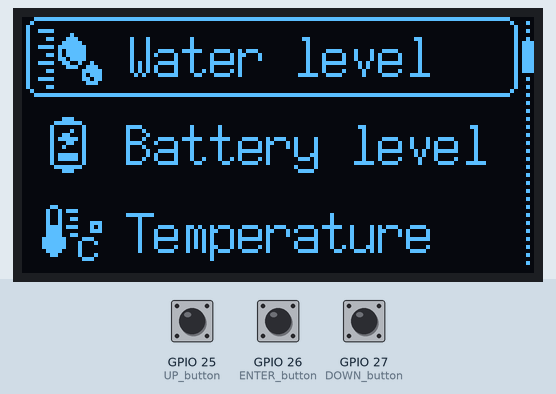
The program below on a simulated ESP32. Parts: 128×64 one-colour display. The test bench sets the inputs (shaded band); at power-on: GPIO 26 (ENTER_button) HIGH, GPIO 25 (UP_button) HIGH, GPIO 27 (DOWN_button) HIGH.

Above: at 1.2 s.
1.3 s: GPIO 26 (ENTER_button) pulled LOW for 0.15 s
At 1.69 s:
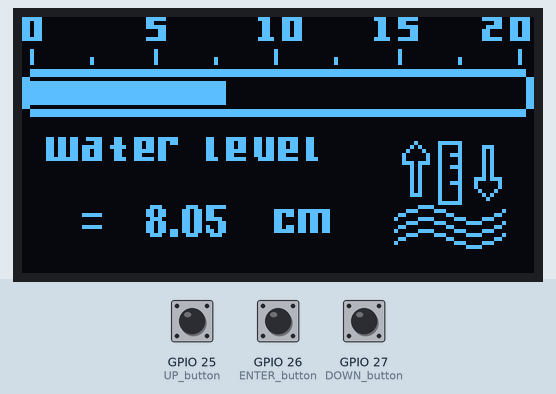
2.0 s: GPIO 26 (ENTER_button) pulled LOW for 1 s
At 2.13 s:
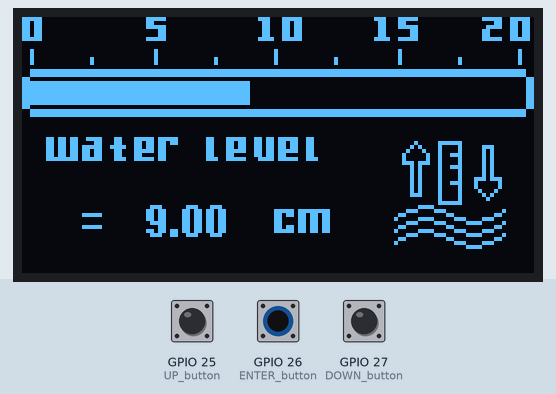
4.5 s: GPIO 25 (UP_button) pulled LOW for 3.2 s
At 4.84 s:
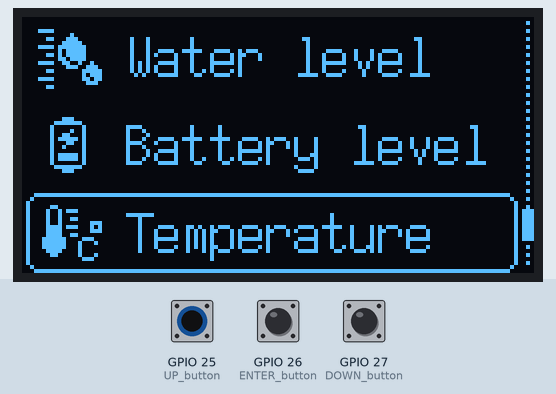
9.2 s: GPIO 25 (UP_button) driven LOW and GPIO 26 (ENTER_button) driven LOW
At 9.74 s:
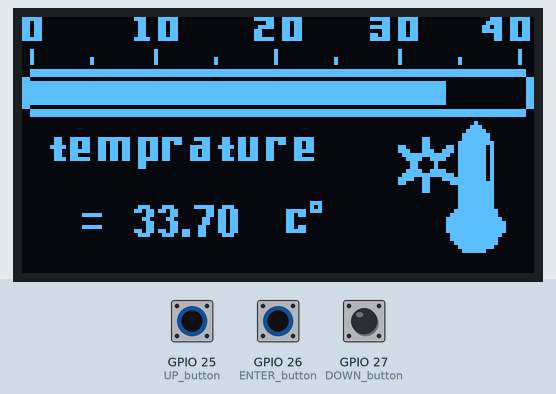
12.2 s: GPIO 27 (DOWN_button) pulled LOW for 1 s
13.8 s: GPIO 25 (UP_button) driven HIGH
At 14.3 s:
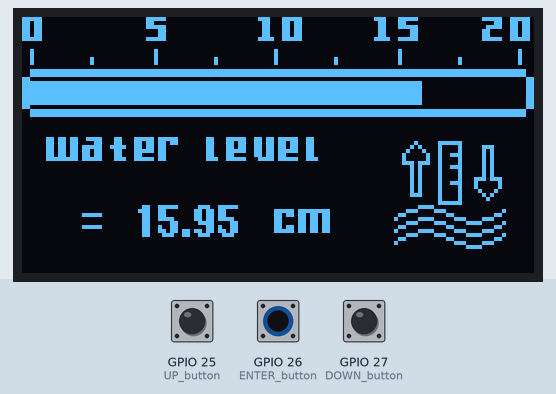
Timing chart, 0 to 16.6 s (numbered marks = the images above; inputs shaded):
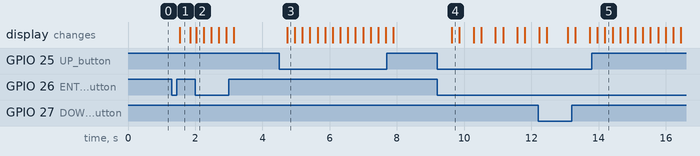

The program:

main.cpp
```cpp
#include <Arduino.h>
#include "U8g2lib.h"

U8G2_SSD1306_128X64_NONAME_F_HW_I2C u8g2(U8G2_R0,SCL,SDA,U8X8_PIN_NONE);// [page temp_buffer, size = 128 bytes

// 'icon_battery', 128x20px
const unsigned char menu_icon_battery [] PROGMEM = {
0x00,0x00,0xc0,0x01,0xf0,0x07,0x08,0x08,0x08,0x09,0xc8,0x08,0xe8,0x0b,0x88,
 0x09,0x48,0x08,0x08,0x08,0xe8,0x0b,0xe8,0x0b,0x08,0x08,0xf0,0x07,0xc0,0x01,
 0x00,0x00,
};
// 'icon_temp', 128x20px
const unsigned char menu_icon_temp [] PROGMEM = {
0x00,0x00,0x18,0x00,0xa4,0x03,0x24,0x00,0x24,0x03,0x24,0xe0,0xbc,0xa3,0x3c,
0xe0,0x3c,0x03,0x7e,0x38,0x7e,0x44,0x7e,0x04,0x3c,0x04,0x18,0x44,0x00,0x38,
0x00,0x00,
};
// 'icon_waterdrop', 128x20px
const unsigned char menu_icon_waterdrop [] PROGMEM = {
0x00,0x00,0x0f,0x00,0x00,0x01,0x8c,0x03,0xc0,0x07,0xef,0x0f,0xa0,0x0f,0xac,
0x0f,0x60,0x0f,0xcf,0x24,0x80,0x73,0x0c,0xf8,0x00,0xe8,0x0f,0xd8,0x00,0x70,
0x0c,0x00,
};
// 'scrollbar_bckg', 128x20px
const unsigned char menu_scrollbar_bckg [] PROGMEM = {
 0x00,0x40,0x00,0x40,0x00,0x40,0x00,0x40,0x00,0x40,0x00,0x40,0x00,0x40,0x00,
 0x40,0x00,0x40,0x00,0x40,0x00,0x40,0x00,0x40,0x00,0x40,0x00,0x40,0x00,0x40,
 0x00,0x40,0x00,0x40,0x00,0x40,0x00,0x40,0x00,0x40,0x00,0x40,0x00,0x40,0x00,
 0x40,0x00,0x40,0x00,0x40,0x00,0x40,0x00,0x40,0x00,0x40,0x00,0x40,0x00,0x40,
 0x00,0x40,0x00,0x00,
};
// 'sel_outline', 128x20px
const unsigned char menu_sel_outline [] PROGMEM = {
 0xf8,0xff,0xff,0xff,0xff,0xff,0xff,0xff,0xff,0xff,0xff,0xff,0xff,0xff,0xff,
 0x03,0x04,0x00,0x00,0x00,0x00,0x00,0x00,0x00,0x00,0x00,0x00,0x00,0x00,0x00,
 0x00,0x04,0x02,0x00,0x00,0x00,0x00,0x00,0x00,0x00,0x00,0x00,0x00,0x00,0x00,
 0x00,0x00,0x08,0x02,0x00,0x00,0x00,0x00,0x00,0x00,0x00,0x00,0x00,0x00,0x00,
 0x00,0x00,0x00,0x08,0x02,0x00,0x00,0x00,0x00,0x00,0x00,0x00,0x00,0x00,0x00,
 0x00,0x00,0x00,0x00,0x08,0x02,0x00,0x00,0x00,0x00,0x00,0x00,0x00,0x00,0x00,
 0x00,0x00,0x00,0x00,0x00,0x08,0x02,0x00,0x00,0x00,0x00,0x00,0x00,0x00,0x00,
 0x00,0x00,0x00,0x00,0x00,0x00,0x08,0x02,0x00,0x00,0x00,0x00,0x00,0x00,0x00,
 0x00,0x00,0x00,0x00,0x00,0x00,0x00,0x08,0x02,0x00,0x00,0x00,0x00,0x00,0x00,
 0x00,0x00,0x00,0x00,0x00,0x00,0x00,0x00,0x08,0x02,0x00,0x00,0x00,0x00,0x00,
 0x00,0x00,0x00,0x00,0x00,0x00,0x00,0x00,0x00,0x08,0x02,0x00,0x00,0x00,0x00,
 0x00,0x00,0x00,0x00,0x00,0x00,0x00,0x00,0x00,0x00,0x08,0x02,0x00,0x00,0x00,
 0x00,0x00,0x00,0x00,0x00,0x00,0x00,0x00,0x00,0x00,0x00,0x08,0x02,0x00,0x00,
 0x00,0x00,0x00,0x00,0x00,0x00,0x00,0x00,0x00,0x00,0x00,0x00,0x08,0x02,0x00,
 0x00,0x00,0x00,0x00,0x00,0x00,0x00,0x00,0x00,0x00,0x00,0x00,0x00,0x08,0x02,
 0x00,0x00,0x00,0x00,0x00,0x00,0x00,0x00,0x00,0x00,0x00,0x00,0x00,0x00,0x08,
 0x02,0x00,0x00,0x00,0x00,0x00,0x00,0x00,0x00,0x00,0x00,0x00,0x00,0x00,0x00,
 0x08,0x02,0x00,0x00,0x00,0x00,0x00,0x00,0x00,0x00,0x00,0x00,0x00,0x00,0x00,
 0x00,0x08,0x02,0x00,0x00,0x00,0x00,0x00,0x00,0x00,0x00,0x00,0x00,0x00,0x00,
 0x00,0x00,0x08,0x04,0x00,0x00,0x00,0x00,0x00,0x00,0x00,0x00,0x00,0x00,0x00,
 0x00,0x00,0x00,0x04,0xf8,0xff,0xff,0xff,0xff,0xff,0xff,0xff,0xff,0xff,0xff,
 0xff,0xff,0xff,0xff,0x03,
};


// 'testoled', 128x64px (bitmap)
const unsigned char temp_measurement [] PROGMEM = {/*this image is xbm foramt image as the u8g2 accept this format only */
0x1F, 0x00, 0x00, 0x70, 0x7C, 0x00, 0x00, 0x7C, 0x3E, 0x00, 0x80, 0xCF,
  0x07, 0x00, 0xE0, 0x7C, 0x1B, 0x00, 0x00, 0x60, 0x6C, 0x00, 0x00, 0x60,
  0x36, 0x00, 0x00, 0xCC, 0x06, 0x00, 0xF0, 0x6C, 0x1B, 0x00, 0x00, 0x60,
  0x6C, 0x00, 0x00, 0x78, 0x36, 0x00, 0x80, 0xCF, 0x06, 0x00, 0xD8, 0x6C,
  0x1B, 0x00, 0x00, 0x60, 0x6C, 0x00, 0x00, 0x0C, 0x36, 0x00, 0x00, 0xCC,
  0x06, 0x00, 0xF8, 0x6C, 0x1B, 0x00, 0x00, 0x60, 0x6C, 0x00, 0x00, 0x0C,
  0x36, 0x00, 0x80, 0xCD, 0x06, 0x00, 0xC0, 0x6C, 0x1F, 0x00, 0x00, 0xF0,
  0x7C, 0x00, 0x00, 0x7C, 0x3E, 0x00, 0x80, 0xCF, 0x07, 0x00, 0xC0, 0x7C,
  0x00, 0x00, 0x00, 0x00, 0x00, 0x00, 0x00, 0x00, 0x00, 0x00, 0x00, 0x00,
  0x00, 0x00, 0x00, 0x00, 0x00, 0x00, 0x00, 0x00, 0x00, 0x00, 0x00, 0x00,
  0x00, 0x00, 0x00, 0x00, 0x00, 0x00, 0x00, 0x00, 0x04, 0x00, 0x00, 0x00,
  0x02, 0x00, 0x00, 0x80, 0x00, 0x00, 0x00, 0x40, 0x00, 0x00, 0x00, 0x10,
  0x04, 0x00, 0x00, 0x00, 0x02, 0x00, 0x00, 0x80, 0x00, 0x00, 0x00, 0x40,
  0x00, 0x00, 0x00, 0x10, 0x04, 0x00, 0x02, 0x00, 0x02, 0x00, 0x01, 0x80,
  0x00, 0x40, 0x00, 0x40, 0x00, 0x20, 0x00, 0x10, 0x04, 0x00, 0x02, 0x00,
  0x02, 0x00, 0x01, 0x80, 0x00, 0x40, 0x00, 0x40, 0x00, 0x20, 0x00, 0x10,
  0x00, 0x00, 0x00, 0x00, 0x00, 0x00, 0x00, 0x00, 0x00, 0x00, 0x00, 0x00,
  0x00, 0x00, 0x00, 0x00, 0xFC, 0xFF, 0xFF, 0xFF, 0xFF, 0xFF, 0xFF, 0xFF,
  0xFF, 0xFF, 0xFF, 0xFF, 0xFF, 0xFF, 0xFF, 0x3F, 0xFC, 0xFF, 0xFF, 0xFF,
  0xFF, 0xFF, 0xFF, 0xFF, 0xFF, 0xFF, 0xFF, 0xFF, 0xFF, 0xFF, 0xFF, 0x3F,
  0x03, 0x00, 0x00, 0x00, 0x00, 0x00, 0x00, 0x00, 0x00, 0x00, 0x00, 0x00,
  0x00, 0x00, 0x00, 0xC0, 0x03, 0x00, 0x00, 0x00, 0x00, 0x00, 0x00, 0x00,
  0x00, 0x00, 0x00, 0x00, 0x00, 0x00, 0x00, 0xC0, 0x03, 0x00, 0x00, 0x00,
  0x00, 0x00, 0x00, 0x00, 0x00, 0x00, 0x00, 0x00, 0x00, 0x00, 0x00, 0xC0,
  0x03, 0x00, 0x00, 0x00, 0x00, 0x00, 0x00, 0x00, 0x00, 0x00, 0x00, 0x00,
  0x00, 0x00, 0x00, 0xC0, 0x03, 0x00, 0x00, 0x00, 0x00, 0x00, 0x00, 0x00,
  0x00, 0x00, 0x00, 0x00, 0x00, 0x00, 0x00, 0xC0, 0x03, 0x00, 0x00, 0x00,
  0x00, 0x00, 0x00, 0x00, 0x00, 0x00, 0x00, 0x00, 0x00, 0x00, 0x00, 0xC0,
  0x03, 0x00, 0x00, 0x00, 0x00, 0x00, 0x00, 0x00, 0x00, 0x00, 0x00, 0x00,
  0x00, 0x00, 0x00, 0xC0, 0x03, 0x00, 0x00, 0x00, 0x00, 0x00, 0x00, 0x00,
  0x00, 0x00, 0x00, 0x00, 0x00, 0x00, 0x00, 0xC0, 0xFC, 0xFF, 0xFF, 0xFF,
  0xFF, 0xFF, 0xFF, 0xFF, 0xFF, 0xFF, 0xFF, 0xFF, 0xFF, 0xFF, 0xFF, 0x3F,
  0xFC, 0xFF, 0xFF, 0xFF, 0xFF, 0xFF, 0xFF, 0xFF, 0xFF, 0xFF, 0xFF, 0xFF,
  0xFF, 0xFF, 0xFF, 0x3F, 0x00, 0x00, 0x00, 0x00, 0x00, 0x00, 0x00, 0x00,
  0x00, 0x00, 0x00, 0x00, 0x00, 0x00, 0x00, 0x00, 0x00, 0x00, 0x00, 0x00,
  0x00, 0x00, 0x00, 0x00, 0x00, 0x00, 0x00, 0x00, 0x00, 0x00, 0x02, 0x00,
  0x00, 0x00, 0x00, 0x00, 0x00, 0x00, 0x00, 0x00, 0x00, 0x00, 0x00, 0x00,
  0x00, 0x00, 0x07, 0x00, 0x00, 0x00, 0x00, 0x00, 0x00, 0x00, 0x00, 0x00,
  0x00, 0x00, 0x00, 0x00, 0x00, 0x80, 0x0F, 0x00, 0x00, 0x00, 0x00, 0x00,
  0x00, 0x00, 0x00, 0x00, 0x00, 0x00, 0x00, 0x00, 0x00, 0xC0, 0x1F, 0x00,
  0x00, 0xF3, 0xF9, 0xE7, 0xFB, 0x78, 0xCC, 0xE6, 0xF3, 0x01, 0x00, 0x00,
  0x30, 0xC0, 0x1F, 0x00, 0x00, 0xB3, 0xD9, 0x66, 0xDB, 0x60, 0xCC, 0x66,
  0xB3, 0x01, 0x00, 0x00, 0x30, 0xE0, 0x3F, 0x00, 0x80, 0xB7, 0xD9, 0x66,
  0x1B, 0x7C, 0xDE, 0x66, 0xB0, 0x01, 0x00, 0xC0, 0x30, 0xEC, 0x2F, 0x00,
  0x00, 0xF3, 0xD9, 0x66, 0x1B, 0x6C, 0xCC, 0x66, 0xF0, 0x01, 0x00, 0xC0,
  0x71, 0xEE, 0x2F, 0x00, 0x00, 0x33, 0xD8, 0x66, 0x1B, 0x6C, 0xCC, 0x66,
  0x30, 0x00, 0x00, 0x80, 0xFF, 0xE7, 0x2F, 0x00, 0x00, 0xF7, 0xD9, 0xE6,
  0x1B, 0x7C, 0xDC, 0x67, 0xF0, 0x01, 0x00, 0x00, 0xCF, 0xE3, 0x2F, 0x00,
  0x00, 0x00, 0x00, 0x60, 0x00, 0x00, 0x00, 0x00, 0x00, 0x00, 0x00, 0x00,
  0x86, 0xE0, 0x2F, 0x00, 0x00, 0x00, 0x00, 0x60, 0x00, 0x00, 0x00, 0x00,
  0x00, 0x00, 0x00, 0x00, 0x86, 0xE0, 0x2F, 0x00, 0x00, 0x00, 0x00, 0x00,
  0x00, 0x00, 0x00, 0x00, 0x00, 0x00, 0x00, 0x00, 0xCF, 0xE3, 0x2F, 0x00,
  0x00, 0x00, 0x00, 0x00, 0x00, 0x00, 0x00, 0x00, 0x00, 0x00, 0x00, 0x80,
  0xFF, 0xEF, 0x2F, 0x00, 0x00, 0x00, 0x00, 0x00, 0x00, 0x00, 0x00, 0x00,
  0x00, 0x00, 0x00, 0xC0, 0x33, 0xFE, 0x2F, 0x00, 0x00, 0x00, 0x00, 0x00,
  0x00, 0x00, 0x00, 0x00, 0x00, 0x00, 0x00, 0xC0, 0x30, 0xF8, 0x3F, 0x00,
  0x00, 0x00, 0x00, 0x00, 0x00, 0x00, 0x00, 0x00, 0x00, 0x00, 0x00, 0x00,
  0x30, 0xE0, 0x3F, 0x00, 0x00, 0x00, 0x00, 0x00, 0x00, 0x00, 0x00, 0x00,
  0x00, 0x00, 0x00, 0x00, 0x30, 0xE0, 0x3F, 0x00, 0x00, 0x00, 0x00, 0x00,
  0x00, 0x00, 0x00, 0x00, 0x00, 0x00, 0x00, 0x00, 0x00, 0xE0, 0x3F, 0x00,
  0x00, 0x00, 0x00, 0x00, 0x00, 0x00, 0x00, 0x00, 0x00, 0x00, 0x00, 0x00,
  0x00, 0xE0, 0x3F, 0x00, 0x00, 0x00, 0x00, 0x00, 0x00, 0x00, 0x00, 0x00,
  0x00, 0x07, 0x00, 0x00, 0x00, 0xE0, 0x3F, 0x00, 0x00, 0x00, 0x00, 0x00,
  0x00, 0x00, 0x00, 0x00, 0x00, 0x05, 0x00, 0x00, 0x00, 0xE0, 0x3F, 0x00,
  0x00, 0x00, 0x00, 0x00, 0x00, 0x00, 0x00, 0x00, 0x7C, 0x07, 0x00, 0x00,
  0x00, 0xF0, 0x7F, 0x00, 0x00, 0x80, 0x0F, 0x00, 0x00, 0x00, 0x00, 0x00,
  0x6C, 0x00, 0x00, 0x00, 0x00, 0xF8, 0x7F, 0x00, 0x00, 0x00, 0x00, 0x00,
  0x00, 0x00, 0x00, 0x00, 0x0C, 0x00, 0x00, 0x00, 0x00, 0xFC, 0xFF, 0x00,
  0x00, 0x00, 0x00, 0x00, 0x00, 0x00, 0x00, 0x00, 0x0C, 0x00, 0x00, 0x00,
  0x00, 0xFC, 0xFF, 0x01, 0x00, 0x80, 0x0F, 0x00, 0x00, 0x00, 0x00, 0x00,
  0x6C, 0x00, 0x00, 0x00, 0x00, 0xFC, 0xFF, 0x01, 0x00, 0x00, 0x00, 0x00,
  0x00, 0x00, 0x00, 0x00, 0x7C, 0x00, 0x00, 0x00, 0x00, 0xFC, 0xFF, 0x01,
  0x00, 0x00, 0x00, 0x00, 0x00, 0x00, 0x00, 0x00, 0x00, 0x00, 0x00, 0x00,
  0x00, 0xF8, 0xFF, 0x00, 0x00, 0x00, 0x00, 0x00, 0x00, 0x00, 0x00, 0x00,
  0x00, 0x00, 0x00, 0x00, 0x00, 0xF8, 0x7F, 0x00, 0x00, 0x00, 0x00, 0x00,
  0x00, 0x00, 0x00, 0x00, 0x00, 0x00, 0x00, 0x00, 0x00, 0xF0, 0x7F, 0x00,
  0x00, 0x00, 0x00, 0x00, 0x00, 0x00, 0x00, 0x00, 0x00, 0x00, 0x00, 0x00,
  0x00, 0xE0, 0x3F, 0x00, 0x00, 0x00, 0x00, 0x00, 0x00, 0x00, 0x00, 0x00,
  0x00, 0x00, 0x00, 0x00, 0x00, 0xC0, 0x0F, 0x00, 0x00, 0x00, 0x00, 0x00,
  0x00, 0x00, 0x00, 0x00, 0x00, 0x00, 0x00, 0x00, 0x00, 0x00, 0x00, 0x00,
  0x00, 0x00, 0x00, 0x00, 0x00, 0x00, 0x00, 0x00, 0x00, 0x00, 0x00, 0x00,
  0x00, 0x00, 0x00, 0x00, 0x00, 0x00, 0x00, 0x00, 0x00, 0x00, 0x00, 0x00,
  0x00, 0x00, 0x00, 0x00, 0x00, 0x00, 0x00, 0x00, 0x00, 0x00, 0x00, 0x00,
  0x00, 0x00, 0x00, 0x00, 0x00, 0x00, 0x00, 0x00, 0x00, 0x00, 0x00, 0x00,
  0x00, 0x00, 0x00, 0x00, 0x00, 0x00, 0x00, 0x00, 0x00, 0x00, 0x00, 0x00,
  0x00, 0x00, 0x00, 0x00,
};


const unsigned char waterlevel_measurement [] PROGMEM = {/*this image is xbm foramt image as the u8g2 accept this format only */
0x1F, 0x00, 0x00, 0x80, 0x0F, 0x00, 0x00, 0x38, 0x3E, 0x00, 0x00, 0xC7,
  0x07, 0x00, 0xF8, 0x7C, 0x1B, 0x00, 0x00, 0x80, 0x01, 0x00, 0x00, 0x30,
  0x36, 0x00, 0x00, 0xC6, 0x00, 0x00, 0xC0, 0x6C, 0x1B, 0x00, 0x00, 0x80,
  0x0F, 0x00, 0x00, 0x30, 0x36, 0x00, 0x00, 0xC6, 0x07, 0x00, 0xF0, 0x6C,
  0x1B, 0x00, 0x00, 0x00, 0x0C, 0x00, 0x00, 0x30, 0x36, 0x00, 0x00, 0x06,
  0x06, 0x00, 0x18, 0x6C, 0x1B, 0x00, 0x00, 0x00, 0x0C, 0x00, 0x00, 0x30,
  0x36, 0x00, 0x00, 0x06, 0x06, 0x00, 0x18, 0x6C, 0x1F, 0x00, 0x00, 0x80,
  0x0F, 0x00, 0x00, 0x78, 0x3E, 0x00, 0x00, 0xCF, 0x07, 0x00, 0xF8, 0x7C,
  0x00, 0x00, 0x00, 0x00, 0x00, 0x00, 0x00, 0x00, 0x00, 0x00, 0x00, 0x00,
  0x00, 0x00, 0x00, 0x00, 0x00, 0x00, 0x00, 0x00, 0x00, 0x00, 0x00, 0x00,
  0x00, 0x00, 0x00, 0x00, 0x00, 0x00, 0x00, 0x00, 0x04, 0x00, 0x00, 0x00,
  0x02, 0x00, 0x00, 0x80, 0x00, 0x00, 0x00, 0x40, 0x00, 0x00, 0x00, 0x10,
  0x04, 0x00, 0x00, 0x00, 0x02, 0x00, 0x00, 0x80, 0x00, 0x00, 0x00, 0x40,
  0x00, 0x00, 0x00, 0x10, 0x04, 0x00, 0x02, 0x00, 0x02, 0x00, 0x01, 0x80,
  0x00, 0x40, 0x00, 0x40, 0x00, 0x20, 0x00, 0x10, 0x04, 0x00, 0x02, 0x00,
  0x02, 0x00, 0x01, 0x80, 0x00, 0x40, 0x00, 0x40, 0x00, 0x20, 0x00, 0x10,
  0x00, 0x00, 0x00, 0x00, 0x00, 0x00, 0x00, 0x00, 0x00, 0x00, 0x00, 0x00,
  0x00, 0x00, 0x00, 0x00, 0xFC, 0xFF, 0xFF, 0xFF, 0xFF, 0xFF, 0xFF, 0xFF,
  0xFF, 0xFF, 0xFF, 0xFF, 0xFF, 0xFF, 0xFF, 0x3F, 0xFC, 0xFF, 0xFF, 0xFF,
  0xFF, 0xFF, 0xFF, 0xFF, 0xFF, 0xFF, 0xFF, 0xFF, 0xFF, 0xFF, 0xFF, 0x3F,
  0x03, 0x00, 0x00, 0x00, 0x00, 0x00, 0x00, 0x00, 0x00, 0x00, 0x00, 0x00,
  0x00, 0x00, 0x00, 0xC0, 0x03, 0x00, 0x00, 0x00, 0x00, 0x00, 0x00, 0x00,
  0x00, 0x00, 0x00, 0x00, 0x00, 0x00, 0x00, 0xC0, 0x03, 0x00, 0x00, 0x00,
  0x00, 0x00, 0x00, 0x00, 0x00, 0x00, 0x00, 0x00, 0x00, 0x00, 0x00, 0xC0,
  0x03, 0x00, 0x00, 0x00, 0x00, 0x00, 0x00, 0x00, 0x00, 0x00, 0x00, 0x00,
  0x00, 0x00, 0x00, 0xC0, 0x03, 0x00, 0x00, 0x00, 0x00, 0x00, 0x00, 0x00,
  0x00, 0x00, 0x00, 0x00, 0x00, 0x00, 0x00, 0xC0, 0x03, 0x00, 0x00, 0x00,
  0x00, 0x00, 0x00, 0x00, 0x00, 0x00, 0x00, 0x00, 0x00, 0x00, 0x00, 0xC0,
  0x03, 0x00, 0x00, 0x00, 0x00, 0x00, 0x00, 0x00, 0x00, 0x00, 0x00, 0x00,
  0x00, 0x00, 0x00, 0xC0, 0x03, 0x00, 0x00, 0x00, 0x00, 0x00, 0x00, 0x00,
  0x00, 0x00, 0x00, 0x00, 0x00, 0x00, 0x00, 0xC0, 0xFC, 0xFF, 0xFF, 0xFF,
  0xFF, 0xFF, 0xFF, 0xFF, 0xFF, 0xFF, 0xFF, 0xFF, 0xFF, 0xFF, 0xFF, 0x3F,
  0xFC, 0xFF, 0xFF, 0xFF, 0xFF, 0xFF, 0xFF, 0xFF, 0xFF, 0xFF, 0xFF, 0xFF,
  0xFF, 0xFF, 0xFF, 0x3F, 0x00, 0x00, 0x00, 0x00, 0x00, 0x00, 0x00, 0x00,
  0x00, 0x00, 0x00, 0x00, 0x00, 0x00, 0x00, 0x00, 0x00, 0x00, 0x00, 0x00,
  0x00, 0x00, 0x00, 0x00, 0x00, 0x00, 0x00, 0x00, 0x00, 0x00, 0x00, 0x00,
  0x00, 0x00, 0x00, 0x00, 0x00, 0x00, 0x00, 0x00, 0x00, 0x00, 0x00, 0x00,
  0x00, 0x00, 0x00, 0x00, 0x00, 0x00, 0x00, 0x00, 0x00, 0x00, 0x00, 0x00,
  0x00, 0x00, 0x00, 0x00, 0x00, 0x00, 0x00, 0x00, 0x00, 0x00, 0x00, 0x00,
  0x00, 0x00, 0x00, 0x00, 0x00, 0x00, 0x00, 0x00, 0x00, 0x00, 0x00, 0x00,
  0xC0, 0x36, 0x8F, 0xF1, 0x7D, 0xC0, 0xF8, 0x6C, 0x9F, 0x01, 0x00, 0x00,
  0x00, 0x00, 0x00, 0x00, 0xC0, 0x36, 0x8C, 0xB1, 0x6D, 0xC0, 0xD8, 0x6C,
  0x9B, 0x01, 0x00, 0x00, 0x04, 0x3F, 0x00, 0x00, 0xC0, 0xB6, 0xCF, 0xB3,
  0x0D, 0xC0, 0xD8, 0x6C, 0x9B, 0x01, 0x00, 0x00, 0x0A, 0x21, 0x38, 0x00,
  0xC0, 0xB6, 0x8D, 0xF1, 0x0D, 0xC0, 0xF8, 0x6C, 0x9F, 0x01, 0x00, 0x00,
  0x11, 0x21, 0x28, 0x00, 0xC0, 0xB6, 0x8D, 0x31, 0x0C, 0xC0, 0x18, 0x6C,
  0x83, 0x01, 0x00, 0x80, 0x20, 0x39, 0x28, 0x00, 0xC0, 0xBF, 0x8F, 0xF3,
  0x0D, 0xC0, 0xF9, 0x78, 0x9F, 0x03, 0x00, 0x80, 0x20, 0x21, 0x28, 0x00,
  0x00, 0x00, 0x00, 0x00, 0x00, 0x00, 0x00, 0x00, 0x00, 0x00, 0x00, 0x80,
  0x3B, 0x21, 0x28, 0x00, 0x00, 0x00, 0x00, 0x00, 0x00, 0x00, 0x00, 0x00,
  0x00, 0x00, 0x00, 0x00, 0x0A, 0x39, 0x28, 0x00, 0x00, 0x00, 0x00, 0x00,
  0x00, 0x00, 0x00, 0x00, 0x00, 0x00, 0x00, 0x00, 0x0A, 0x21, 0x28, 0x00,
  0x00, 0x00, 0x00, 0x00, 0x00, 0x00, 0x00, 0x00, 0x00, 0x00, 0x00, 0x00,
  0x0A, 0x21, 0x28, 0x00, 0x00, 0x00, 0x00, 0x00, 0x00, 0x00, 0x00, 0x00,
  0x00, 0x00, 0x00, 0x00, 0x0A, 0x21, 0xEE, 0x00, 0x00, 0x00, 0x00, 0x00,
  0x00, 0x00, 0x00, 0x00, 0x00, 0x00, 0x00, 0x00, 0x0A, 0x39, 0x82, 0x00,
  0x00, 0x00, 0x00, 0x00, 0x00, 0x00, 0x00, 0x00, 0x00, 0x00, 0x00, 0x00,
  0x0A, 0x21, 0x82, 0x00, 0x00, 0x00, 0x00, 0x00, 0x00, 0x00, 0x00, 0x00,
  0x00, 0x00, 0x00, 0x00, 0x0A, 0x21, 0x44, 0x00, 0x00, 0x00, 0x00, 0x00,
  0x00, 0x00, 0x00, 0x00, 0x00, 0x00, 0x00, 0x00, 0x0E, 0x21, 0x28, 0x00,
  0x00, 0x00, 0x00, 0x00, 0x00, 0x00, 0x00, 0x00, 0x00, 0x00, 0x00, 0x00,
  0x00, 0x21, 0x10, 0x00, 0x00, 0x00, 0x00, 0x00, 0x00, 0x00, 0x00, 0x00,
  0x00, 0x00, 0x00, 0x00, 0x00, 0x3F, 0x00, 0x00, 0x00, 0x00, 0x00, 0x00,
  0x00, 0x00, 0x00, 0x00, 0x00, 0x00, 0x00, 0x00, 0x78, 0x00, 0x00, 0x00,
  0x00, 0x00, 0x00, 0x00, 0x00, 0x00, 0x00, 0x80, 0xEF, 0x1F, 0x00, 0x00,
  0x87, 0x03, 0x00, 0x01, 0x00, 0x80, 0x0F, 0x00, 0x00, 0x00, 0x00, 0x80,
  0x6D, 0x1B, 0x00, 0xC0, 0x00, 0x0C, 0xC0, 0x00, 0x00, 0x00, 0x00, 0x00,
  0x00, 0x00, 0x00, 0x80, 0x61, 0x1B, 0x00, 0x20, 0x78, 0x70, 0x38, 0x00,
  0x00, 0x00, 0x00, 0x00, 0x00, 0x00, 0x00, 0x80, 0x61, 0x1B, 0x00, 0x00,
  0x87, 0x83, 0x07, 0x01, 0x00, 0x80, 0x0F, 0x00, 0x00, 0x00, 0x00, 0x80,
  0x6D, 0x1B, 0x00, 0xC0, 0x00, 0x0C, 0xC0, 0x00, 0x00, 0x00, 0x00, 0x00,
  0x00, 0x00, 0x00, 0x80, 0x6F, 0x1B, 0x00, 0x20, 0x78, 0x70, 0x38, 0x00,
  0x00, 0x00, 0x00, 0x00, 0x00, 0x00, 0x00, 0x00, 0x00, 0x00, 0x00, 0x00,
  0x87, 0x83, 0x07, 0x01, 0x00, 0x00, 0x00, 0x00, 0x00, 0x00, 0x00, 0x00,
  0x00, 0x00, 0x00, 0xC0, 0x00, 0x0C, 0xC0, 0x00, 0x00, 0x00, 0x00, 0x00,
  0x00, 0x00, 0x00, 0x00, 0x00, 0x00, 0x00, 0x20, 0x00, 0x70, 0x38, 0x00,
  0x00, 0x00, 0x00, 0x00, 0x00, 0x00, 0x00, 0x00, 0x00, 0x00, 0x00, 0x00,
  0x00, 0x80, 0x07, 0x00, 0x00, 0x00, 0x00, 0x00, 0x00, 0x00, 0x00, 0x00,
  0x00, 0x00, 0x00, 0x00, 0x00, 0x00, 0x00, 0x00, 0x00, 0x00, 0x00, 0x00,
  0x00, 0x00, 0x00, 0x00, 0x00, 0x00, 0x00, 0x00, 0x00, 0x00, 0x00, 0x00,
  0x00, 0x00, 0x00, 0x00, 0x00, 0x00, 0x00, 0x00, 0x00, 0x00, 0x00, 0x00,
  0x00, 0x00, 0x00, 0x00, 0x00, 0x00, 0x00, 0x00, 0x00, 0x00, 0x00, 0x00,
  0x00, 0x00, 0x00, 0x00, 0x00, 0x00, 0x00, 0x00, 0x00, 0x00, 0x00, 0x00,
  0x00, 0x00, 0x00, 0x00, 0x00, 0x00, 0x00, 0x00, 0x00, 0x00, 0x00, 0x00,
  0x00, 0x00, 0x00, 0x00, 0x00, 0x00, 0x00, 0x00, 0x00, 0x00, 0x00, 0x00,
  0x00, 0x00, 0x00, 0x00,
};


#define UP_button 25
#define ENTER_button 26
#define DOWN_button 27

// Array of all bitmaps for convenience. (Total bytes used to store images in PROGMEM = 1680)
const unsigned char* menu_icons[3] = {
  menu_icon_waterdrop,
  menu_icon_battery,
  menu_icon_temp
};


const int n_items=3;
char items[n_items][20]= {
  {"Water level"},
  {"Battery level"},
  {"Temperature"}
};

int previous;
int selected=0;
int next;
int current_screen=0;
//temp measurements
int temp_progress = 0; //temp_progress bar
float temp  = 24 ;//variable to increase the temp_progress bar(in cm)
char temp_buffer[10];   // temp_buffer to hold the converted number
//water level measurements
int progress = 0; //progress bar
float var  =5.55 ;//variable to increase the progress bar(in cm)
char buffer[10];   // Buffer to hold the converted number

void setup() {
  pinMode(UP_button, INPUT_PULLUP);
  pinMode(ENTER_button, INPUT_PULLUP);
  pinMode(DOWN_button, INPUT_PULLUP);


  u8g2.setColorIndex(1);//white color
  u8g2.setBitmapMode(1);
  u8g2.begin();
}

void loop() {

if (current_screen == 0) {

if(digitalRead(UP_button)==LOW){
delay(200);
selected=selected-1;
if(selected < 0){selected=n_items-1;}
}

if(digitalRead(DOWN_button)==LOW){
delay(200);
selected=selected+1;
if(selected == n_items){selected=0;}
}

previous=selected-1;
if(previous < 0){previous=n_items-1;}
next=selected+1;
if(next >= n_items){next=0;}
}

if ((digitalRead(ENTER_button) == LOW)) {
  delay(200);
     if (current_screen == 0) {current_screen = 1;}
     else if (current_screen == 1) {current_screen = 0;}
}

  u8g2.firstPage();
    do {
       if (current_screen == 0) {
         u8g2.setFont(u8g_font_7x14);
         u8g2.drawStr(26, 15, items[0]);
         u8g2.drawXBMP(4, 2, 16, 16, menu_icons[0]);

         u8g2.setFont(u8g_font_7x14);
         u8g2.drawStr(26, 37, items[1]);
         u8g2.drawXBMP(4, 24, 16, 16, menu_icons[1]);

         u8g2.setFont(u8g_font_7x14);
         u8g2.drawStr(26, 59, items[2]);
         u8g2.drawXBMP(4, 46, 16, 16, menu_icons[2]);

        if(selected == 1){
        u8g2.drawXBMP(0,22, 128, 20, menu_sel_outline);}

        if(selected==2){
        u8g2.drawXBMP(0,44, 128, 20, menu_sel_outline);}

        if(selected==0){
        u8g2.drawXBMP(0,0, 128, 20, menu_sel_outline);}
        u8g2.drawXBMP(120, 0, 8, 64, menu_scrollbar_bckg);

        // draw scrollbar handle
        u8g2.drawBox(125, 64/n_items * selected + 6, 3, 8);
       }
       else if(current_screen==1 && selected==2)
        {  u8g2.setFont(u8g2_font_helvB08_tr);//font
          dtostrf(temp, 6, 2, temp_buffer);  // Width = 6, Precision = 2 decimal places

        u8g2.setColorIndex(1); // white color
				 u8g2.drawXBMP(0, 0, 128, 64, temp_measurement);

				 u8g2.drawStr(25, 55, temp_buffer);

				    u8g2.setColorIndex(0);
					  u8g2.drawBox(2, 15, 124, 8);
					  u8g2.setColorIndex(1);
				  	u8g2.drawBox(2, 16, temp_progress, 6);
       }
       else if(current_screen==1 and selected==0){
        u8g2.setFont(u8g2_font_helvB08_tr);//font
       dtostrf(var, 6, 2, buffer);  // Width = 6, Precision = 2 decimal places
        u8g2.setColorIndex(1); // white color
				 u8g2.drawXBMP(0, 0, 128, 64, waterlevel_measurement);

				 u8g2.drawStr(25, 55, buffer);

				  u8g2.setColorIndex(0);
					u8g2.drawBox(2, 15, 124, 8);
					 u8g2.setColorIndex(1);
					u8g2.drawBox(2, 16, progress, 6);
       }


        } while (u8g2.nextPage());

        temp += 0.05;
    if(temp > 40)
    {
      temp = 24;
    }
    if ((temp_progress < 124) && (temp < 40)) {

        temp_progress= (temp * 124) / 40;
    } else {
        temp_progress = 0;
    }

    var +=0.05;
    if(var > 20)
    {
      var = 5.5;
    }
    if (progress < 124 && var<20) {

        progress=(var*124)/20;
    } else {
        progress = 0;
    }
}
```

Measured:
- after the input at 1.3 s, the display: changes after 0.24 s (image 1)
- after the input at 4.5 s, the display: changes after 0.24 s (image 3)
- after the input at 9.2 s, the display: changes after 0.43 s (image 4)
